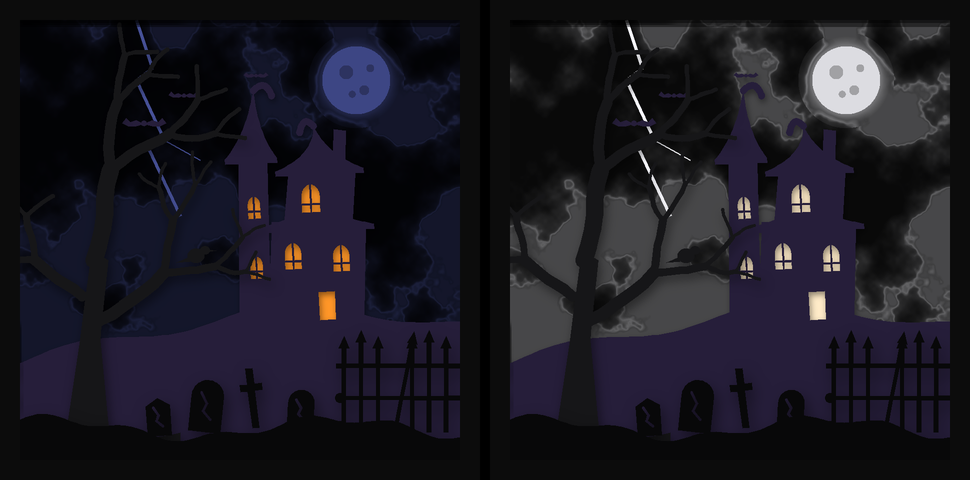

This chart was generated by the following Python code:
import numpy as np, sys
from PIL import Image, ImageDraw, ImageFilter
from shapely.geometry import Polygon, MultiPolygon
sys.path.insert(0, '.')
import scene
R = 4  # px per mm
N = int(scene.W * R)
def mask(geom):
    im = Image.new('L', (N, N), 0); d = ImageDraw.Draw(im)
    geoms = geom.geoms if hasattr(geom, 'geoms') else [geom]
    for g in geoms:
        if g.is_empty or g.geom_type != 'Polygon': continue
        d.polygon([(x * R, (scene.H - y) * R) for x, y in g.exterior.coords], fill=255)
        for hole in g.interiors: d.polygon([(x * R, (scene.H - y) * R) for x, y in hole.coords], fill=0)
    return np.asarray(im, np.float32) / 255
hill, windows = scene.hill_layer(); tree = scene.tree_layer(); fore = scene.fore_layer()
t, res = scene.sky_relief()
tt = np.asarray(Image.fromarray(t).resize((N, N), Image.BILINEAR))
def render(light, warm_house, name):
    trans = np.exp(-1.25 * (tt - 0.5))                     # light through the lithophane
    sky = trans[..., None] * np.array(light, np.float32)[None, None, :]
    img = sky.copy()
    wm = mask(windows)
    img = img * (1 - wm[..., None]) + (wm[..., None] * np.array(warm_house, np.float32))
    for m, colr, sh in ((mask(hill), (38, 30, 58), 6), (mask(tree), (22, 22, 24), 10), (mask(fore), (8, 8, 9), 14)):
        shadow = np.asarray(Image.fromarray((m * 255).astype(np.uint8)).filter(ImageFilter.GaussianBlur(sh)), np.float32) / 255
        shadow = np.roll(np.roll(shadow, sh, 0), sh // 2, 1)
        img = img * (1 - 0.45 * shadow[..., None])
        img = img * (1 - m[..., None]) + m[..., None] * np.array(colr, np.float32)
    out = Image.fromarray(np.clip(img, 0, 255).astype(np.uint8))
    fr = Image.new('RGB', (N + 80, N + 80), (12, 12, 12)); fr.paste(out, (40, 40)); fr.save(name)
render((70, 80, 150), (255, 150, 40), 'preview_dim.png')
render((250, 250, 255), (255, 235, 200), 'preview_flash.png')
a = Image.open('preview_dim.png'); b = Image.open('preview_flash.png')
c = Image.new('RGB', (a.width * 2 + 20, a.height), (0, 0, 0)); c.paste(a, (0, 0)); c.paste(b, (a.width + 20, 0)); c = c.resize((c.width // 2, c.height // 2), Image.LANCZOS); c.save('preview.png')
